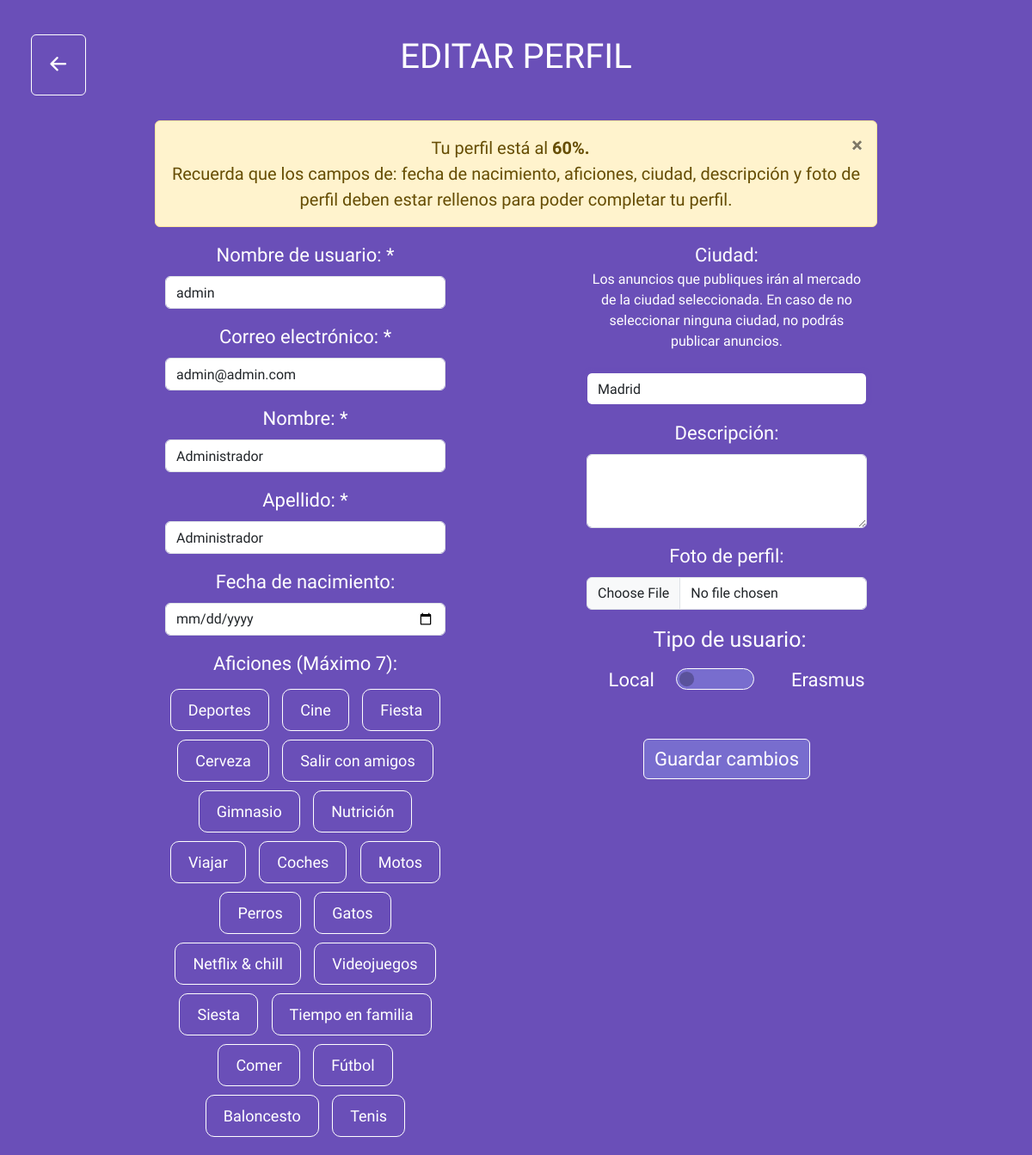
The page /profile/edit/ (signed in) on the database its author committed.
### main/models.py (models this page shows, shortened)
class CustomUser(AbstractUser):
    email = models.EmailField(unique=True)
    birthday = models.DateField(null=True, blank=True)
    city = models.CharField(max_length=100, blank=True)
    selected_city = models.CharField(max_length=100, blank=True)
    description = models.TextField(blank=True)
    profile_picture = models.ImageField(upload_to='profile_pictures/', blank=True)
    erasmus = models.BooleanField(default=False)
    show_age = models.BooleanField(default=True)
    profile_completed = models.BooleanField(default=False)
    account_visibility = models.CharField(max_length=10, choices=[('public', 'Pública'), ('private', 'Privada')], default='public')
    see_own_products = models.BooleanField(default=False)
    aficiones = models.ManyToManyField(Hobby, blank=True)
    is_city_admin = models.BooleanField(default=False)
    groups = models.ManyToManyField(Group, verbose_name='groups', blank=True, related_name='customuser_set')
    user_permissions = models.ManyToManyField(Permission, verbose_name='user permissions', blank=True, related_name='customuser_set')

class Hobby(models.Model):
    name = models.CharField(max_length=50, unique=True)

### main/views.py (the view, shortened to what this page needs)
# urls.py: path('profile/edit/', views.edit_profile, name='edit_profile'),
@login_required
def edit_profile(request):
    available_hobbies = Hobby.objects.all()
    error_messages = []
    complete_profile_alerts = 0
    if request.user.birthday is None:
        complete_profile_alerts += 1
    if request.user.city == "":
        complete_profile_alerts += 1
    if request.user.description == "":
        complete_profile_alerts += 1
    if request.user.profile_picture == "":
        complete_profile_alerts += 1
    if len(request.user.aficiones.all()) == 0:
        complete_profile_alerts += 1
    return render(request, 'edit_profile.html', {
        'user': request.user,
        'available_hobbies': available_hobbies,
        'error_messages': error_messages,
        'complete_profile_alerts': complete_profile_alerts
    })

### main/templates/profile/edit_profile.html (shortened to what this page needs)
{% extends "main/base.html" %}
{% block content %}
{% load static %}
<head>
  <link rel="stylesheet" href="https://maxcdn.bootstrapcdn.com/bootstrap/4.5.2/css/bootstrap.min.css">
  <link href="https://cdn.jsdelivr.net/npm/bootstrap-icons@1.7.2/font/bootstrap-icons.css" rel="stylesheet">
  <link href="https://cdn.jsdelivr.net/npm/bootstrap@5.3.0-alpha1/dist/css/bootstrap.min.css" rel="stylesheet">
</head>
<body>
  <a href="{% url 'my_profile' %}" class="btn btn-primary bi-arrow-left-short d-none d-md-block" style="background-color: transparent; border-color: white;"></a>
  <div class="profile-container">
    <div class="profile-bottom d-flex align-items-center justify-content-center">
      <form action="{% url 'edit_profile' %}" method="post" enctype="multipart/form-data" class="row" style="width:70%;">
        <h1 style="padding:5%;">EDITAR PERFIL</h1>
        {% if complete_profile_alerts == 1 %}
        <div id="alertMessage" class="alert alert-warning" style="font-size: 20px;">
          <button type="button" class="close" onclick="this.parentElement.style.display='none';" aria-label="Close">
            <span aria-hidden="true">&times;</span>
          </button>
          Tu perfil está al <strong>90%.</strong> <br>Recuerda que los campos de: fecha de nacimiento, aficiones, ciudad, descripción y foto de perfil deben estar rellenos para poder completar tu perfil.
        </div>
        {% elif complete_profile_alerts == 4 %}
        <div id="alertMessage" class="alert alert-warning" style="font-size: 20px;">
          <button type="button" class="close" onclick="this.parentElement.style.display='none';" aria-label="Close">
            <span aria-hidden="true">&times;</span>
          </button>
          Tu perfil está al <strong>60%.</strong> <br>Recuerda que los campos de: fecha de nacimiento, aficiones, ciudad, descripción y foto de perfil deben estar rellenos para poder completar tu perfil.
        </div>
      {% endif %}
        <div class="col-md-5">
          <div class="form-group">
            <label for="text">Nombre de usuario: *</label>
            <input type="text" class="form-control" id="username" name="username" value="{{ user.username }}">
          </div>
          <div class="form-group">
            <label for="email">Correo electrónico: *</label>
            <input type="email" class="form-control" id="email" name="email" value="{{ user.email }}">
          </div>
          <div class="form-group">
            <label for="name">Nombre: *</label>
            <input type="text" class="form-control" id="name" name="name" value="{{ user.first_name }}">
          </div>
          <div class="form-group">
            <label for="surname">Apellido: *</label>
            <input type="text" class="form-control" id="surname" name="surname" value="{{ user.last_name }}">
          </div>
          <div class="form-group">
            <label for="birthday">Fecha de nacimiento:</label>
            <input type="date" class="form-control" id="birthday" name="birthday" value="{{ user.birthday|date:"Y-m-d" }}">
          </div>
          <div class="form-group">
            <label for="aficiones">Aficiones (Máximo 7):</label>
            <div class="btn-group-toggle" data-toggle="buttons">
                {% for hobby in available_hobbies %}
                    <label class="btn btn-outline-primary {% if hobby in user.aficiones.all %} active {% endif %}">
                            {% if hobby in user.aficiones.all %} checked {% endif %}> {{ hobby.name }}
                    </label>
                {% endfor %}
            </div>
        </div>
        </div>
        <div class="col-md-2">
        </div>
        <div class="col-md-5">
          <div class="form-group">
            <label for="city">
              Ciudad: <br>
              <p style="font-size:16px;">Los anuncios que publiques irán al mercado de la ciudad seleccionada.
              En caso de no seleccionar ninguna ciudad, no podrás publicar anuncios.</p>
            </label>
            <input type="text" class="form-control rounded-start" list="ciudades" value="{{ user.city }}" name="city" id="city" placeholder="Buscar ciudad..." style="border-color: #6a4fb8; background-color: #fff; box-shadow: 0px 0px 5px #6a4fb8;">
          </div>
          <div class="form-group">
            <label for="description">Descripción:</label>
            <textarea class="form-control" id="description" name="description" rows="3">{{ user.description }}</textarea>
          </div>
          <div class="form-group">
            <label for="profile_photo">Foto de perfil:</label>
            <br>
            {% if user.profile_picture %}
            <button type="submit" name="eliminar_foto_perfil" class="btn btn-danger" style="margin-bottom:3%;">Eliminar foto de perfil actual</button>
            <input type="file" class="form-control" id="profile_photo" name="profile_photo">
            {% else %}
              <input type="file" class="form-control" id="profile_photo" name="profile_photo">
            {% endif%}
          </div>
          <div class="form-check form-switch" style="margin-left:-17%;">
            <label for="user_type">Tipo de usuario:</label>
            <div class="row">
              <div class="col">
                <label class="form-check-label" for="erasmus" data-toggle="tooltip" title="Resides en tu ciudad">Local</label>
              </div>
              <div class="col">
                {% if user.erasmus %}
                <input class="form-check-input" type="checkbox" role="switch" for="erasmus" name="erasmus" value="True" style="background-color:#786dce !important; border-color:white; width:80%;" checked>
                {% else %}
                  <input class="form-check-input" type="checkbox" role="switch" for="erasmus" name="erasmus" value="True" style="background-color:#786dce !important; border-color:white; width:80%;">
                {% endif %}
              </div>
              <div class="col">
                <label class="form-check-label" for="flexSwitchCheckDefault" data-toggle="tooltip" title="Cursando el programa Erasmus+ en una ciudad distinta a la tuya de residencia">Erasmus</label>
              </div>
            </div>
          </div>
          <button type="submit" class="btn btn-primary" style="background-color:#786dce; color:white; border-color:white; margin-top:15%; margin-bottom:4%; font-size:22px;">Guardar cambios</button>
        </div>
      </form>
    </div>
  </div>
</body>
{% endblock %}

### main/templates/profile/edit_profile.html (style rules this page uses)
body { background-color: #6a4fb8; color: white; font-family: 'Work Sans', sans-serif; font-weight: 500; font-size: 25px; display: flex; flex-direction: column; min-height: 100vh; }
.profile-container { display: flex; flex-direction: column; height: 100vh; }
.form-group { font-size:22px; }
.form-check-label { font-size:22px; }
.profile-bottom { display: flex; background-color: #6a4fb8; color: white; justify-content: center; align-items: center; text-align: center; flex: 1; }
.bi-arrow-left-short { font-size: 1.5em; position: fixed; top: 3%; left: 3%; }
.btn-group-toggle .btn { margin: 5px; padding: 10px 20px; font-size: 18px; border-radius: 10px; border-color:white; color:white; }

### rows shown on the page
CustomUser: username "admin", email "admin@admin.com", name "Administrador", surname "Administrador", city "Madrid"
Hobby: name "Deportes"
Hobby: name "Cine"
Hobby: name "Fiesta"
Hobby: name "Cerveza"
Hobby: name "Salir con amigos"
Hobby: name "Gimnasio"
Hobby: name "Nutrición"
Hobby: name "Viajar"
Hobby: name "Coches"
Hobby: name "Motos"
Hobby: name "Perros"
Hobby: name "Gatos"
Hobby: name "Netflix & chill"
Hobby: name "Videojuegos"
Hobby: name "Siesta"
Hobby: name "Tiempo en familia"
Hobby: name "Comer"
Hobby: name "Fútbol"
Hobby: name "Baloncesto"
Hobby: name "Tenis"
